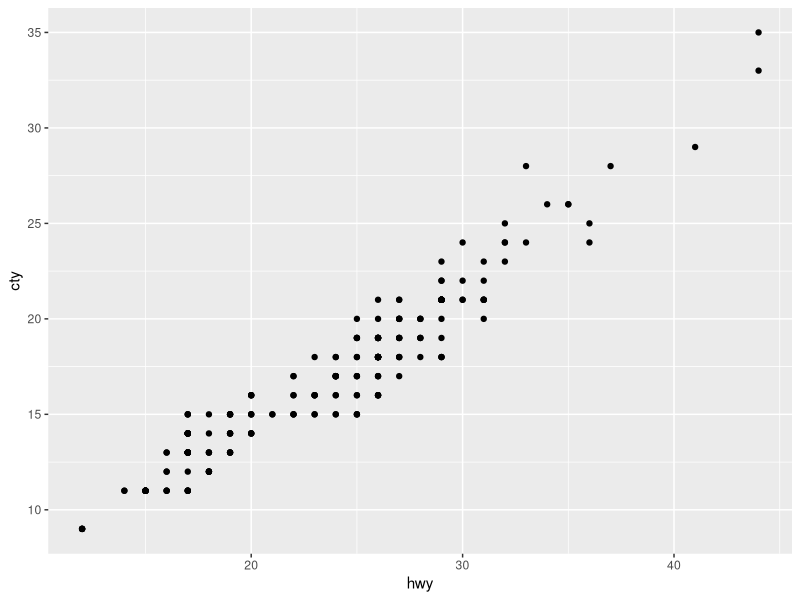
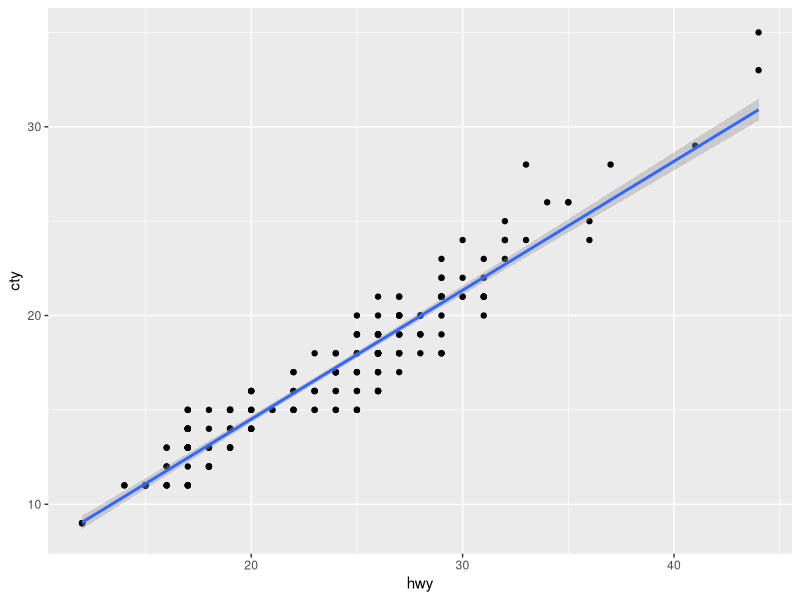
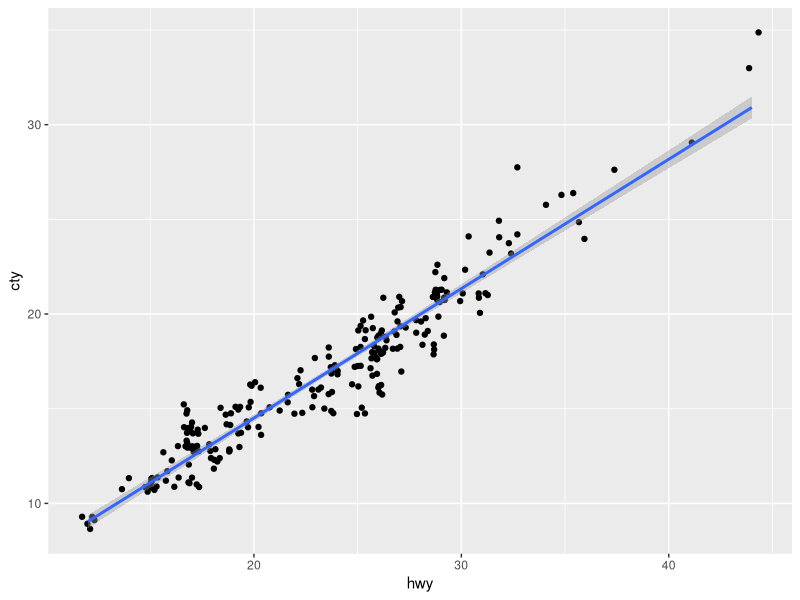
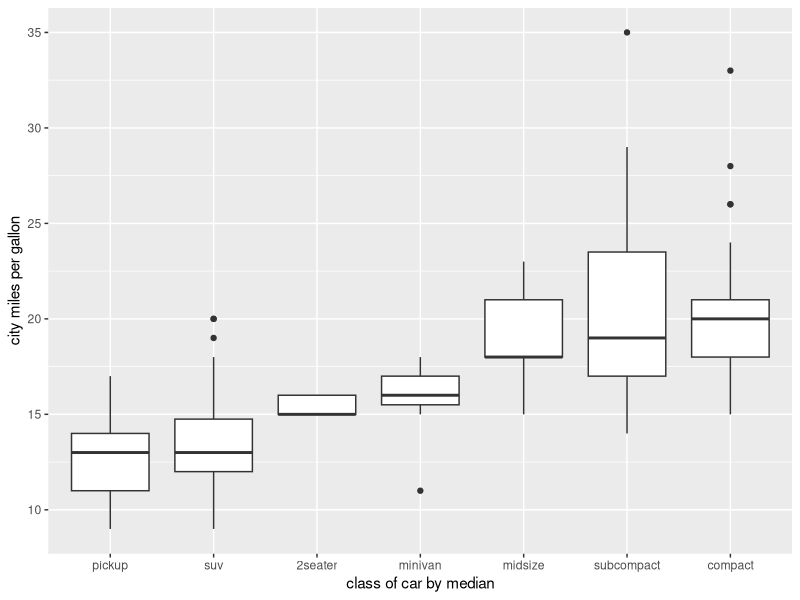
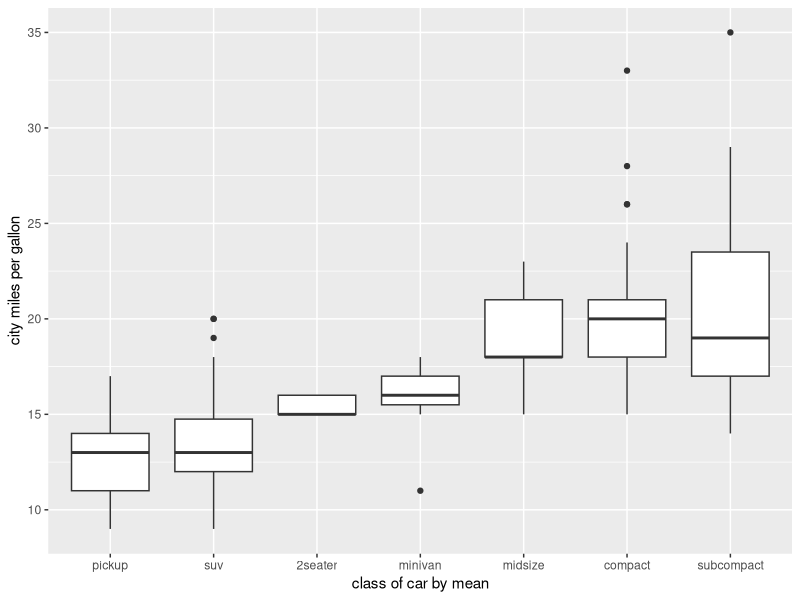

Recreate these plots in R, in order.
## ---- chunk 1
knitr::opts_chunk$set(echo = TRUE)
## ---- chunk 2
library(ggplot2)
library(dplyr, warn.conflicts = F) #suppresses dplyr load message
## ---- chunk 3
class(mpg)
## ---- chunk 4
mpg
## ---- chunk 5
head(mpg)
tail(mpg)
## ---- chunk 6
str(mpg)
glimpse(mpg)
## ---- chunk 7
dim(mpg)
colnames(mpg)
## ---- chunk 8
summary(mpg)
## ---- chunk 9
ggplot(data = mpg, aes(x = hwy, y = cty)) + geom_point()
## ---- chunk 10
cor(mpg$cty, mpg$hwy) #compute pearson correlation
lm(cty ~ hwy, mpg)    #derive linear equation
## ---- chunk 11
ggplot(data = mpg, aes(x = hwy, y = cty)) + geom_point() + geom_smooth(method = lm, formula = y ~ x)
## ---- chunk 12
ggplot(data = mpg, aes(x = hwy, y = cty)) + geom_jitter() + geom_smooth(method = lm)
## ---- chunk 13
head(235.215/mpg$cty)
head(235.215/mpg$hwy)
## ---- chunk 14
sapply(X = mpg %>% select(cty, hwy),
       function(x) 235.215/x) %>% 
  head()
## ---- chunk 15
lkm <- mpg %>%
  mutate(cty = 235.215/cty,
         hwy = 235.215/hwy)
lkm
## ---- chunk 16
unique(mpg %>% select(manufacturer, model, year, cty, hwy) %>% filter(cty == max(cty)))
unique(lkm %>% select(manufacturer, model, year, cty, hwy) %>% filter(cty == max(cty)))
## ---- chunk 17
table(mpg$manufacturer)[which(table(mpg$manufacturer) == max(table(mpg$manufacturer)))]
## ---- chunk 18
mpg %>% 
  group_by(manufacturer) %>% #first we need `group_by` for tally
  tally() %>%
  filter(n == max(n))

mpg %>% 
  count(manufacturer) %>%    #which count, you do not need `group_by`
  filter(n == max(n))
## ---- chunk 19
table(mpg$model)[which(table(mpg$model) == max(table(mpg$model)))]

mpg %>% 
  group_by(model) %>% #first we need `group_by` for tally
  tally() %>%
  filter(n == max(n))

mpg %>% 
  count(model) %>%    #which count, you do not need `group_by`
  filter(n == max(n))
## ---- chunk 20

uniq_model <- unique(mpg %>% select(manufacturer, model))

table(uniq_model$manufacturer)[which(table(uniq_model$manufacturer) == max(table(uniq_model$manufacturer)))]

uniq_model %>% 
  group_by(manufacturer) %>% #first we need `group_by` for tally
  tally() %>%
  filter(n == max(n))

uniq_model %>% 
  count(manufacturer) %>%    #which count, you do not need `group_by`
  filter(n == max(n))

## ---- chunk 21
ggplot(mpg, aes(x = reorder(class, cty, FUN = median), #reorders 'class' by the 'median' of 'cty'
                y = cty)) +
  geom_boxplot() +                                     #create a bloxplot
  xlab("class of car by median") +                     #relabel `x` axis
  ylab("city miles per gallon")                        #relabel 'y' axis
## ---- chunk 22
ggplot(mpg, aes(x = reorder(class, cty, FUN = mean), #reorders 'class' by the 'median' of 'cty'
                y = cty)) +
  geom_boxplot() +                                     #create a bloxplot
  xlab("class of car by mean") +                      #relabel `x` axis
  ylab("city miles per gallon")                        #relabel 'y' axis
